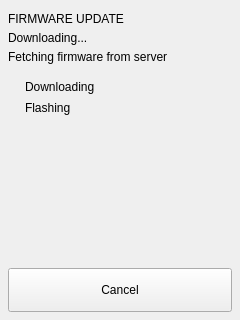
<?xml version="1.0" encoding="UTF-8"?>
<ui version="4.0">
 <class>FirmwareUpdateProgress</class>
 <widget class="QWidget" name="FirmwareUpdateProgress">
  <property name="geometry">
   <rect>
    <x>0</x>
    <y>0</y>
    <width>240</width>
    <height>320</height>
   </rect>
  </property>
  <layout class="QVBoxLayout" name="mainLayout">
   <property name="spacing">
    <number>5</number>
   </property>
   <property name="leftMargin">
    <number>8</number>
   </property>
   <property name="topMargin">
    <number>6</number>
   </property>
   <property name="rightMargin">
    <number>8</number>
   </property>
   <property name="bottomMargin">
    <number>8</number>
   </property>
   <item>
    <spacer name="topSpacer">
     <property name="orientation">
      <enum>Qt::Vertical</enum>
     </property>
     <property name="sizeType">
      <enum>QSizePolicy::Fixed</enum>
     </property>
     <property name="sizeHint" stdset="0">
      <size>
       <width>20</width>
       <height>6</height>
      </size>
     </property>
    </spacer>
   </item>
   <item>
    <widget class="QLabel" name="updateBadge">
     <property name="text">
      <string>FIRMWARE UPDATE</string>
     </property>
    </widget>
   </item>
   <item>
    <widget class="QLabel" name="phaseTitle">
     <property name="text">
      <string>Downloading...</string>
     </property>
    </widget>
   </item>
   <item>
    <widget class="QLabel" name="phaseSubtitle">
     <property name="text">
      <string>Fetching firmware from server</string>
     </property>
     <property name="wordWrap">
      <bool>true</bool>
     </property>
    </widget>
   </item>
   <item>
    <spacer name="midSpacer">
     <property name="orientation">
      <enum>Qt::Vertical</enum>
     </property>
     <property name="sizeType">
      <enum>QSizePolicy::Fixed</enum>
     </property>
     <property name="sizeHint" stdset="0">
      <size>
       <width>20</width>
       <height>10</height>
      </size>
     </property>
    </spacer>
   </item>
   <item>
    <layout class="QHBoxLayout" name="downloadStepLayout">
     <property name="spacing">
      <number>10</number>
     </property>
     <item>
      <widget class="QLabel" name="downloadIcon">
       <property name="text">
        <string/>
       </property>
       <property name="alignment">
        <set>Qt::AlignCenter</set>
       </property>
      </widget>
     </item>
     <item>
      <widget class="QLabel" name="downloadLabel">
       <property name="text">
        <string>Downloading</string>
       </property>
      </widget>
     </item>
     <item>
      <spacer name="downloadSpacer">
       <property name="orientation">
        <enum>Qt::Horizontal</enum>
       </property>
       <property name="sizeHint" stdset="0">
        <size>
         <width>40</width>
         <height>16</height>
        </size>
       </property>
      </spacer>
     </item>
     <item>
      <widget class="QLabel" name="downloadPercent">
       <property name="text">
        <string/>
       </property>
      </widget>
     </item>
    </layout>
   </item>
   <item>
    <layout class="QHBoxLayout" name="flashStepLayout">
     <property name="spacing">
      <number>10</number>
     </property>
     <item>
      <widget class="QLabel" name="flashIcon">
       <property name="text">
        <string/>
       </property>
       <property name="alignment">
        <set>Qt::AlignCenter</set>
       </property>
      </widget>
     </item>
     <item>
      <widget class="QLabel" name="flashLabel">
       <property name="text">
        <string>Flashing</string>
       </property>
      </widget>
     </item>
     <item>
      <spacer name="flashSpacer">
       <property name="orientation">
        <enum>Qt::Horizontal</enum>
       </property>
       <property name="sizeHint" stdset="0">
        <size>
         <width>40</width>
         <height>16</height>
        </size>
       </property>
      </spacer>
     </item>
     <item>
      <widget class="QLabel" name="flashPercent">
       <property name="text">
        <string/>
       </property>
      </widget>
     </item>
    </layout>
   </item>
   <item>
    <spacer name="bottomSpacer">
     <property name="orientation">
      <enum>Qt::Vertical</enum>
     </property>
     <property name="sizeHint" stdset="0">
      <size>
       <width>20</width>
       <height>20</height>
      </size>
     </property>
    </spacer>
   </item>
   <item>
    <widget class="QPushButton" name="actionButton">
     <property name="minimumSize">
      <size>
       <width>0</width>
       <height>44</height>
      </size>
     </property>
     <property name="text">
      <string>Cancel</string>
     </property>
    </widget>
   </item>
  </layout>
 </widget>
 <resources/>
 <connections/>
</ui>
